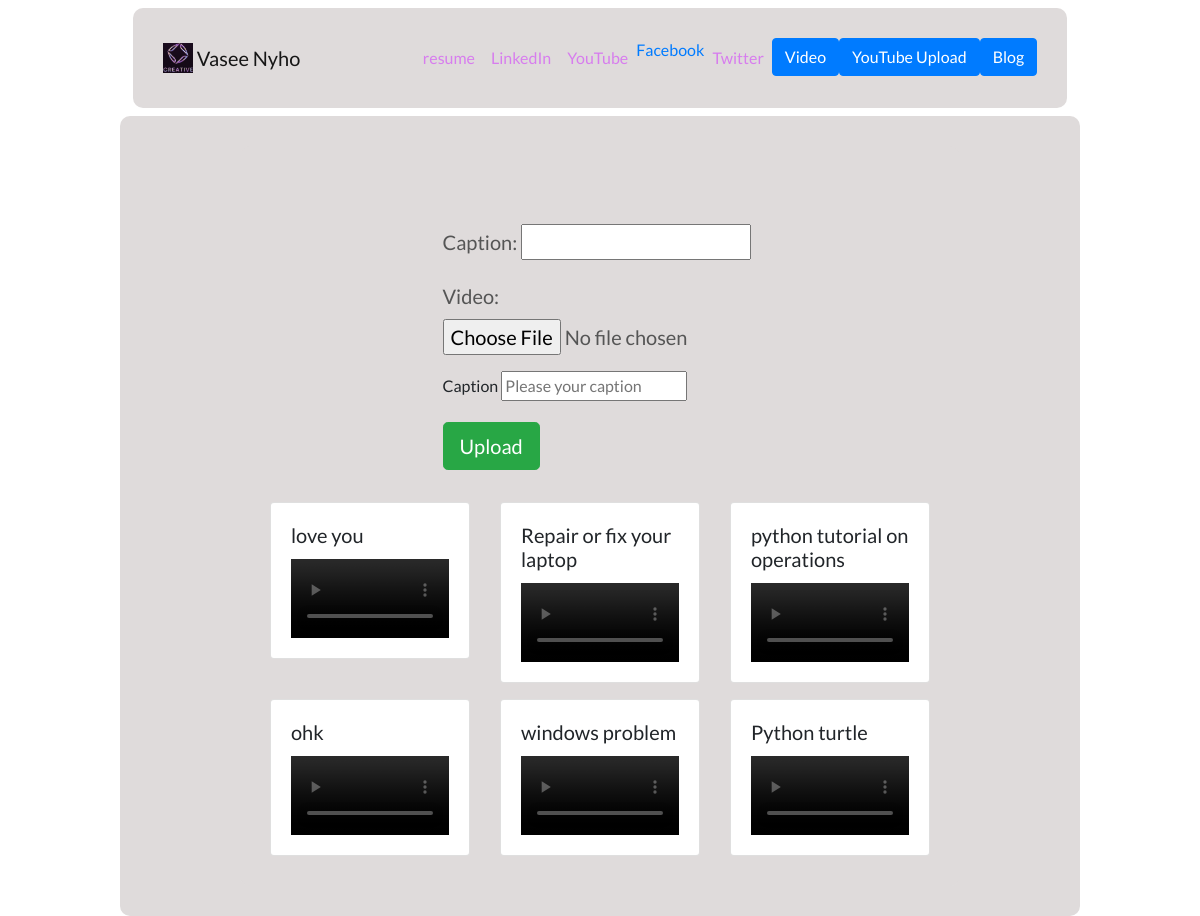
The app's page /index/ with its own data.
### practice/models.py (models this page shows, shortened)
class Video(models.Model):
    caption =models.CharField(max_length=200)
    video = models.FileField(upload_to='static/practice/',validators=[file_size])

### practice/views.py (the view)
# urls.py: path('index/', views.index,  name="index"),
def index(request):
    all_video=Video.objects.all()
    form = Video_form()
    if request.method == 'POST':
        form = Video_form(data=request.POST,files=request.FILES)
        if form.is_valid():
            form.save()
            return HttpResponse("Upload successful")
    return render(request, 'practice/index.html', {'form':form, 'all_video':all_video})

### practice/forms.py
class Video_form(forms.ModelForm):
    class Meta:
        model = Video
        fields =("caption","video")

### practice/templates/practice/index.html (shortened to what this page needs)
{% extends 'practice/base.html' %}
{% block content %}
<div class="container">
  <div class="row">
    <div class="col-md-6 offset-md-3 mt-5">
      <form method="post" action="" enctype="multipart/form-data">
        {{ form.as_p }}
        <div class="form__group form__group">
        <label form="">Caption</label>
        <input id="text" name="text" type="text" placeholder="Please your caption" />
        <button class="btn btn-success btn-lg mt-3 mb-3">Upload</button>
        </div>
      </form>
    </div>
  </div>
  <div class= "row">
    {% for x in all_video %}
      <div class="col-md-4 mt-3">
        <div class="card">
          <div class="card-body">
            <h5 class="card-title">{{ x.caption }}</h5>
            <video class="embed-responsive embed-responsive-16by9" controls="controller">
              <source src="{{ x.video.url }}" type="video/mp4">
            </video>
          </div>
        </div>
      </div>
    {% endfor %}
  </div>
</div>
{% endblock %}

### practice/static/practice/custom.css (style rules this page uses)
body { font-family: 'Lato', sans-serif; }
.container { width: 80%; height: 80%; background-color: #dfdbdb; padding: 30px; border-radius: 10px; transition: transform 0.3s ease-in-out; }
p { font-size: 1.25rem; color: #555; margin-bottom: 1rem; }

### records on screen
Video: caption "love you"
Video: caption "Repair or fix your laptop"
Video: caption "python tutorial on operations"
Video: caption "ohk"
Video: caption "windows problem"
Video: caption "Python turtle"
